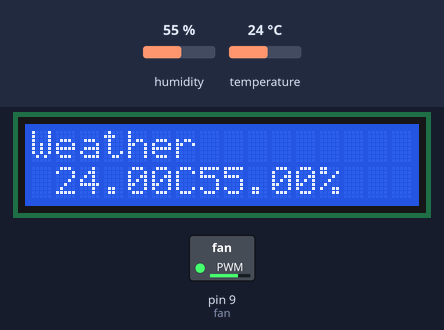
This sketch was run on a simulated Arduino Uno, built with avr-gcc and run on an emulated ATmega328P. Parts: 16×2 character LCD, switched loads named in the sketch (green lamp = pin HIGH). Inputs (shaded band) come from the test bench; at power-on: temperature 24 °C, humidity 55 %. What the sketch prints to the serial monitor is not drawn.

Above: at 2.6 s.
2.7 s: temperature set to 12 °C
At 7.2 s:
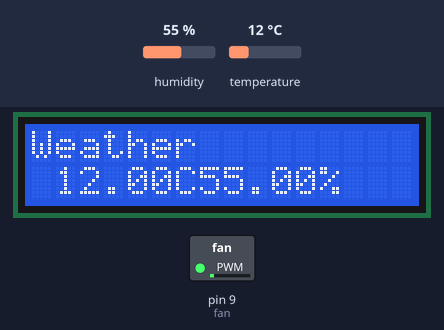
8.1 s: temperature set to 19 °C
At 11.3 s:
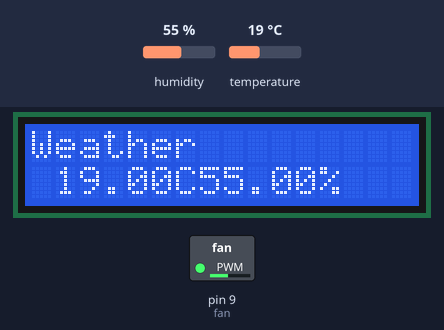
13.5 s: temperature set to 28 °C
At 15.3 s:
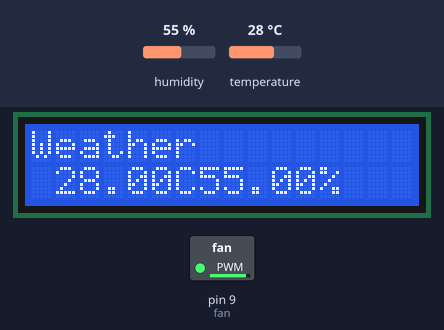
18.9 s: humidity set to 22 %
At 23.4 s:
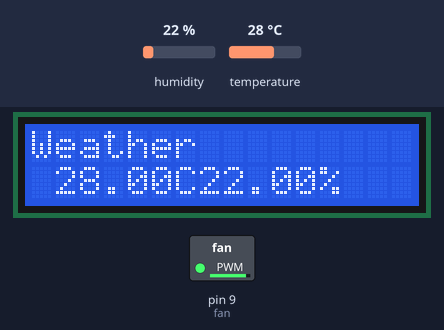
24.3 s: humidity set to 40 %
At 27.5 s:
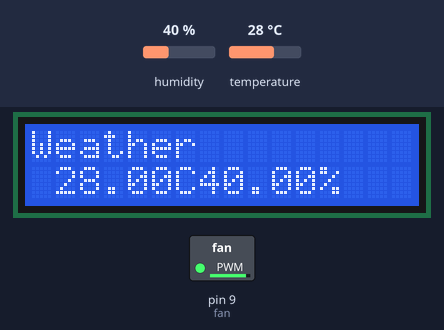
Timing chart, 0 to 29.0 s (numbered marks = the images above; inputs shaded):
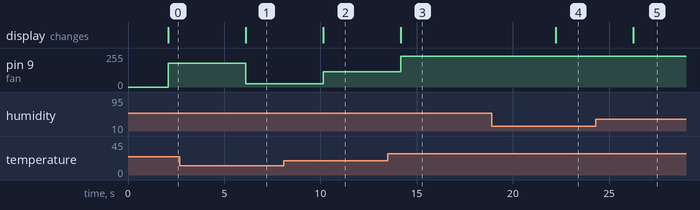

Measured:
- after the input at 2.7 s, pin 9 (fan): 178/255 → 25/255 after 3.4 s; the display: changes after 3.4 s (image 1)
- after the input at 8.1 s, pin 9 (fan): 25/255 → 114/255 after 2.0 s; the display: changes after 2.0 s (image 2)
- after the input at 13.5 s, pin 9 (fan): 114/255 → 229/255 after 0.67 s; the display: changes after 0.67 s (image 3)
- after the input at 18.9 s, the display: changes after 3.3 s (image 4)
- after the input at 24.3 s, the display: changes after 2.0 s (image 5)

The sketch:

Temperature_Fan.ino
```cpp
//Code Written By RAJDEEP BARUAH

#include <DHT.h>
#include <LiquidCrystal.h>

//Constants
#define DHTPIN 7
#define DHTTYPE DHT11
DHT dht(DHTPIN, DHTTYPE);

 //Variables
 int fan=9, fan_speed;
 float hum;
 float temp;
 float temp_start=10;
 float temp_full=30;

 //LCD Object
 LiquidCrystal lcd(12,11,5,4,3,2);

 void setup()
 {
    Serial.begin(9600);
    dht.begin();
    lcd.begin(16, 2);
    pinMode(fan, OUTPUT);
  }

  void loop()
  {
      delay(2000);
      hum=dht.readHumidity();
      temp=dht.readTemperature();

      fan_speed=map(temp,temp_start,temp_full,0,255);
      analogWrite(9,min(255,fan_speed));
      Serial.print("Humidity:  ");
      Serial.print(hum);
      Serial.print("%, Temp:  ");
      Serial.print(temp);
      Serial.print("Celcius");

      lcd.setCursor(0,0);
      lcd.print("Weather");
      lcd.setCursor(1,1);
      lcd.print(temp);
      lcd.print("C");
      lcd.print(hum);
      lcd.print("%");

      delay(2000);
    }
```
